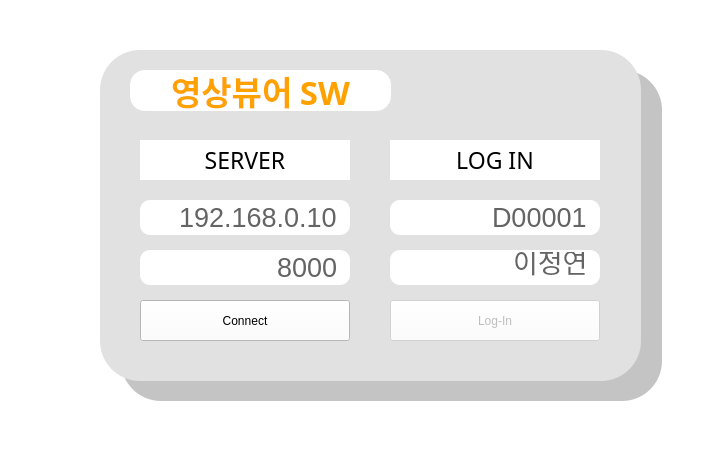
<?xml version="1.0" encoding="UTF-8"?>
<ui version="4.0">
 <class>LoginForm</class>
 <widget class="QWidget" name="LoginForm">
  <property name="geometry">
   <rect>
    <x>0</x>
    <y>0</y>
    <width>724</width>
    <height>461</height>
   </rect>
  </property>
  <property name="windowTitle">
   <string>Form</string>
  </property>
  <property name="styleSheet">
   <string notr="true">background-color: rgb(255, 255, 255);
</string>
  </property>
  <widget class="QLabel" name="titleLabel">
   <property name="geometry">
    <rect>
     <x>130</x>
     <y>70</y>
     <width>261</width>
     <height>41</height>
    </rect>
   </property>
   <property name="font">
    <font>
     <family>맑은 고딕</family>
     <pointsize>25</pointsize>
     <italic>false</italic>
     <bold>true</bold>
     <strikeout>false</strikeout>
     <kerning>true</kerning>
    </font>
   </property>
   <property name="styleSheet">
    <string notr="true">background-color: rgba(255, 255, 255, 255);
color: rgb(255, 162, 0);
border-radius: 15px;</string>
   </property>
   <property name="text">
    <string>영상뷰어 SW</string>
   </property>
   <property name="alignment">
    <set>Qt::AlignCenter</set>
   </property>
  </widget>
  <widget class="QLineEdit" name="nameBack">
   <property name="geometry">
    <rect>
     <x>390</x>
     <y>250</y>
     <width>210</width>
     <height>35</height>
    </rect>
   </property>
   <property name="font">
    <font>
     <pointsize>25</pointsize>
    </font>
   </property>
   <property name="styleSheet">
    <string notr="true">background-color: rgb(255, 255, 255);
border-radius:10px;
color: rgb(255, 255, 255);</string>
   </property>
   <property name="text">
    <string/>
   </property>
   <property name="readOnly">
    <bool>true</bool>
   </property>
  </widget>
  <widget class="QLineEdit" name="IPNumber">
   <property name="geometry">
    <rect>
     <x>150</x>
     <y>202</y>
     <width>191</width>
     <height>31</height>
    </rect>
   </property>
   <property name="font">
    <font>
     <pointsize>20</pointsize>
    </font>
   </property>
   <property name="styleSheet">
    <string notr="true">background-color: rgba(255, 170, 0, 00);
color: rgb(100, 100, 100);
border: rgba(255, 255, 255, 0);</string>
   </property>
   <property name="text">
    <string>192.168.0.10</string>
   </property>
   <property name="alignment">
    <set>Qt::AlignRight|Qt::AlignTrailing|Qt::AlignVCenter</set>
   </property>
  </widget>
  <widget class="QLineEdit" name="PortNumber">
   <property name="geometry">
    <rect>
     <x>150</x>
     <y>252</y>
     <width>191</width>
     <height>31</height>
    </rect>
   </property>
   <property name="font">
    <font>
     <pointsize>20</pointsize>
    </font>
   </property>
   <property name="styleSheet">
    <string notr="true">background-color: rgba(255, 170, 0, 00);
color: rgb(100, 100, 100);
border: rgba(255, 255, 255, 0);</string>
   </property>
   <property name="text">
    <string>8000</string>
   </property>
   <property name="alignment">
    <set>Qt::AlignRight|Qt::AlignTrailing|Qt::AlignVCenter</set>
   </property>
  </widget>
  <widget class="QLabel" name="logInLabel">
   <property name="geometry">
    <rect>
     <x>390</x>
     <y>140</y>
     <width>210</width>
     <height>40</height>
    </rect>
   </property>
   <property name="font">
    <font>
     <family>Arial Black</family>
     <pointsize>17</pointsize>
    </font>
   </property>
   <property name="styleSheet">
    <string notr="true"/>
   </property>
   <property name="text">
    <string>LOG IN</string>
   </property>
   <property name="alignment">
    <set>Qt::AlignCenter</set>
   </property>
  </widget>
  <widget class="QPushButton" name="LogIn">
   <property name="enabled">
    <bool>false</bool>
   </property>
   <property name="geometry">
    <rect>
     <x>390</x>
     <y>300</y>
     <width>210</width>
     <height>41</height>
    </rect>
   </property>
   <property name="text">
    <string>Log-In</string>
   </property>
  </widget>
  <widget class="QLineEdit" name="DoctorID">
   <property name="geometry">
    <rect>
     <x>400</x>
     <y>202</y>
     <width>191</width>
     <height>31</height>
    </rect>
   </property>
   <property name="font">
    <font>
     <pointsize>20</pointsize>
    </font>
   </property>
   <property name="styleSheet">
    <string notr="true">background-color: rgba(255, 170, 0, 00);
color: rgb(100, 100, 100);
border: rgba(255, 255, 255, 0);</string>
   </property>
   <property name="text">
    <string>D00001</string>
   </property>
   <property name="alignment">
    <set>Qt::AlignRight|Qt::AlignTrailing|Qt::AlignVCenter</set>
   </property>
  </widget>
  <widget class="QLabel" name="label_12">
   <property name="geometry">
    <rect>
     <x>100</x>
     <y>50</y>
     <width>541</width>
     <height>331</height>
    </rect>
   </property>
   <property name="styleSheet">
    <string notr="true">background-color: rgb(225, 225, 225);
border-radius: 40px;</string>
   </property>
   <property name="text">
    <string/>
   </property>
  </widget>
  <widget class="QLineEdit" name="DoctorName">
   <property name="geometry">
    <rect>
     <x>400</x>
     <y>252</y>
     <width>191</width>
     <height>31</height>
    </rect>
   </property>
   <property name="font">
    <font>
     <pointsize>20</pointsize>
    </font>
   </property>
   <property name="styleSheet">
    <string notr="true">background-color: rgba(255, 170, 0, 00);
color: rgb(100, 100, 100);
border: rgba(255, 255, 255, 0);</string>
   </property>
   <property name="text">
    <string>이정연</string>
   </property>
   <property name="alignment">
    <set>Qt::AlignRight|Qt::AlignTrailing|Qt::AlignVCenter</set>
   </property>
  </widget>
  <widget class="QLabel" name="label_13">
   <property name="geometry">
    <rect>
     <x>121</x>
     <y>70</y>
     <width>541</width>
     <height>331</height>
    </rect>
   </property>
   <property name="styleSheet">
    <string notr="true">background-color: rgb(196, 196, 196);
border-radius: 40px;</string>
   </property>
   <property name="text">
    <string/>
   </property>
  </widget>
  <widget class="QLabel" name="serverLabel">
   <property name="geometry">
    <rect>
     <x>140</x>
     <y>140</y>
     <width>210</width>
     <height>40</height>
    </rect>
   </property>
   <property name="font">
    <font>
     <family>Arial Black</family>
     <pointsize>17</pointsize>
    </font>
   </property>
   <property name="styleSheet">
    <string notr="true"/>
   </property>
   <property name="text">
    <string>SERVER</string>
   </property>
   <property name="alignment">
    <set>Qt::AlignCenter</set>
   </property>
  </widget>
  <widget class="QLineEdit" name="portBack">
   <property name="geometry">
    <rect>
     <x>140</x>
     <y>250</y>
     <width>210</width>
     <height>35</height>
    </rect>
   </property>
   <property name="font">
    <font>
     <pointsize>25</pointsize>
    </font>
   </property>
   <property name="styleSheet">
    <string notr="true">background-color: rgb(255, 255, 255);
border-radius:10px;
color: rgb(255, 255, 255);</string>
   </property>
   <property name="text">
    <string/>
   </property>
   <property name="readOnly">
    <bool>true</bool>
   </property>
  </widget>
  <widget class="QLineEdit" name="idBack">
   <property name="geometry">
    <rect>
     <x>390</x>
     <y>200</y>
     <width>210</width>
     <height>35</height>
    </rect>
   </property>
   <property name="font">
    <font>
     <pointsize>25</pointsize>
    </font>
   </property>
   <property name="styleSheet">
    <string notr="true">background-color: rgb(255, 255, 255);
border-radius:10px;
color: rgb(255, 255, 255);</string>
   </property>
   <property name="text">
    <string/>
   </property>
   <property name="readOnly">
    <bool>true</bool>
   </property>
  </widget>
  <widget class="QLineEdit" name="ipBack">
   <property name="geometry">
    <rect>
     <x>140</x>
     <y>200</y>
     <width>210</width>
     <height>35</height>
    </rect>
   </property>
   <property name="font">
    <font>
     <pointsize>25</pointsize>
    </font>
   </property>
   <property name="styleSheet">
    <string notr="true">background-color: rgb(255, 255, 255);
border-radius:10px;
color: rgb(255, 255, 255);</string>
   </property>
   <property name="text">
    <string/>
   </property>
   <property name="readOnly">
    <bool>true</bool>
   </property>
  </widget>
  <widget class="QPushButton" name="connectToServer">
   <property name="geometry">
    <rect>
     <x>140</x>
     <y>300</y>
     <width>210</width>
     <height>41</height>
    </rect>
   </property>
   <property name="text">
    <string>Connect</string>
   </property>
  </widget>
  <zorder>label_13</zorder>
  <zorder>label_12</zorder>
  <zorder>serverLabel</zorder>
  <zorder>ipBack</zorder>
  <zorder>LogIn</zorder>
  <zorder>connectToServer</zorder>
  <zorder>idBack</zorder>
  <zorder>IPNumber</zorder>
  <zorder>nameBack</zorder>
  <zorder>portBack</zorder>
  <zorder>PortNumber</zorder>
  <zorder>titleLabel</zorder>
  <zorder>DoctorName</zorder>
  <zorder>DoctorID</zorder>
  <zorder>logInLabel</zorder>
 </widget>
 <resources/>
 <connections/>
</ui>
